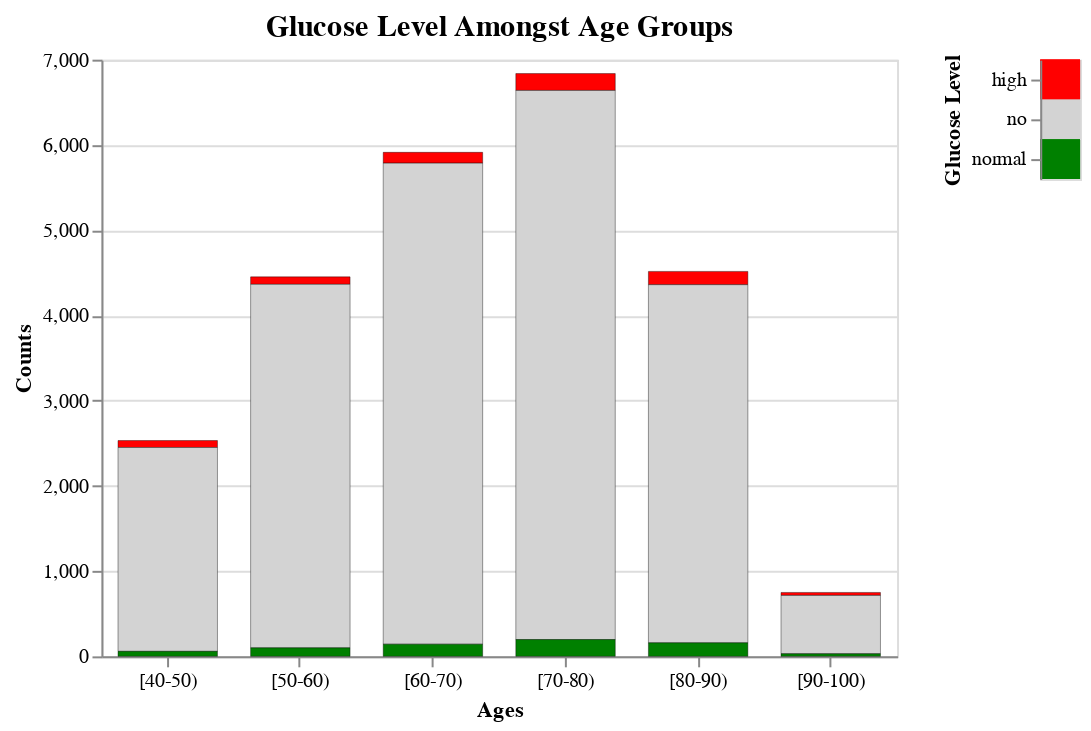

Notebook cell for this chart:
### Code cell
selection = alt.selection_point(fields=['glucose_test'])

bar = alt.Chart(stackbar_df).mark_bar(size=50, stroke='black', strokeWidth=0.2).encode(
    x = alt.X('age:O', title='Ages', axis=alt.Axis(labelAngle=0)),
    y = alt.Y('count:Q', title='Counts'),
    color = alt.condition(selection, 
                          alt.Color('glucose_test:N', legend = None, scale=alt.Scale(range=['red', '#d3d3d3', 'green'])), 
                          alt.value('grey')),
    opacity = alt.condition(selection, alt.value(1), alt.value(0.1)),
    tooltip = [
        alt.Tooltip('glucose_test', title='Glucose Test'),
        alt.Tooltip('count', title='Count')]
).properties(title = 'Glucose Level Amongst Age Groups',
             width = 400, 
             height = 300
            ).transform_filter(selection)

legend = alt.Chart(stackbar_df).mark_rect().encode(
    y = alt.Y('glucose_test', title='Glucose Level'),
    color = alt.condition(selection, alt.Color('glucose_test:N').legend(None), alt.value('grey'))
).add_params(
    selection
)

chart = (bar | legend).configure_title(
    font='Times New Roman',
    fontSize=15
).configure_axis(
    labelFont='Times New Roman',
    titleFont='Times New Roman'
).configure_legend(
    labelFont='Times New Roman',
    titleFont='Times New Roman'
)
chart

### Figure 1 — Vega-Lite specification as saved in the notebook (floating-point values rounded to 4 significant figures)
{"config": {"view": {"continuousWidth": 300, "continuousHeight": 300}, "axis": {"labelFont": "Times New Roman", "titleFont": "Times New Roman"}, "legend": {"labelFont": "Times New Roman", "titleFont": "Times New Roman"}, "title": {"font": "Times New Roman", "fontSize": 15}}, "hconcat": [{"mark": {"type": "bar", "size": 50, "stroke": "black", "strokeWidth": 0.2}, "encoding": {"color": {"condition": {"param": "param_6", "field": "glucose_test", "legend": null, "scale": {"range": ["red", "#d3d3d3", "green"]}, "type": "nominal"}, "value": "grey"}, "opacity": {"condition": {"param": "param_6", "value": 1}, "value": 0.1}, "tooltip": [{"field": "glucose_test", "title": "Glucose Test", "type": "nominal"}, {"field": "count", "title": "Count", "type": "quantitative"}], "x": {"axis": {"labelAngle": 0}, "field": "age", "title": "Ages", "type": "ordinal"}, "y": {"field": "count", "title": "Counts", "type": "quantitative"}}, "height": 300, "title": "Glucose Level Amongst Age Groups", "transform": [{"filter": {"param": "param_6"}}], "width": 400}, {"mark": {"type": "rect"}, "encoding": {"color": {"condition": {"param": "param_6", "field": "glucose_test", "legend": null, "type": "nominal"}, "value": "grey"}, "y": {"field": "glucose_test", "title": "Glucose Level", "type": "nominal"}}, "name": "view_4"}], "data": {"name": "data-d9c4c6fabe151d20a28970fab9666287"}, "params": [{"name": "param_6", "select": {"type": "point", "fields": ["glucose_test"]}, "views": ["view_4"]}], "$schema": "https://vega.github.io/schema/vega-lite/v5.20.1.json", "datasets": {"data-d9c4c6fabe151d20a28970fab9666287": [{"age": "[40-50)", "glucose_test": "high", "count": 82}, {"age": "[40-50)", "glucose_test": "no", "count": 2391}, {"age": "[40-50)", "glucose_test": "normal", "count": 59}, {"age": "[50-60)", "glucose_test": "high", "count": 88}, {"age": "[50-60)", "glucose_test": "no", "count": 4264}, {"age": "[50-60)", "glucose_test": "normal", "count": 100}, {"age": "[60-70)", "glucose_test": "high", "count": 127}, {"age": "[60-70)", "glucose_test": "no", "count": 5643}, {"age": "[60-70)", "glucose_test": "normal", "count": 143}, {"age": "[70-80)", "glucose_test": "high", "count": 198}, {"age": "[70-80)", "glucose_test": "no", "count": 6442}, {"age": "[70-80)", "glucose_test": "normal", "count": 197}, {"age": "[80-90)", "glucose_test": "high", "count": 156}, {"age": "[80-90)", "glucose_test": "no", "count": 4201}, {"age": "[80-90)", "glucose_test": "normal", "count": 159}, {"age": "[90-100)", "glucose_test": "high", "count": 35}, {"age": "[90-100)", "glucose_test": "no", "count": 684}, {"age": "[90-100)", "glucose_test": "normal", "count": 31}]}}
